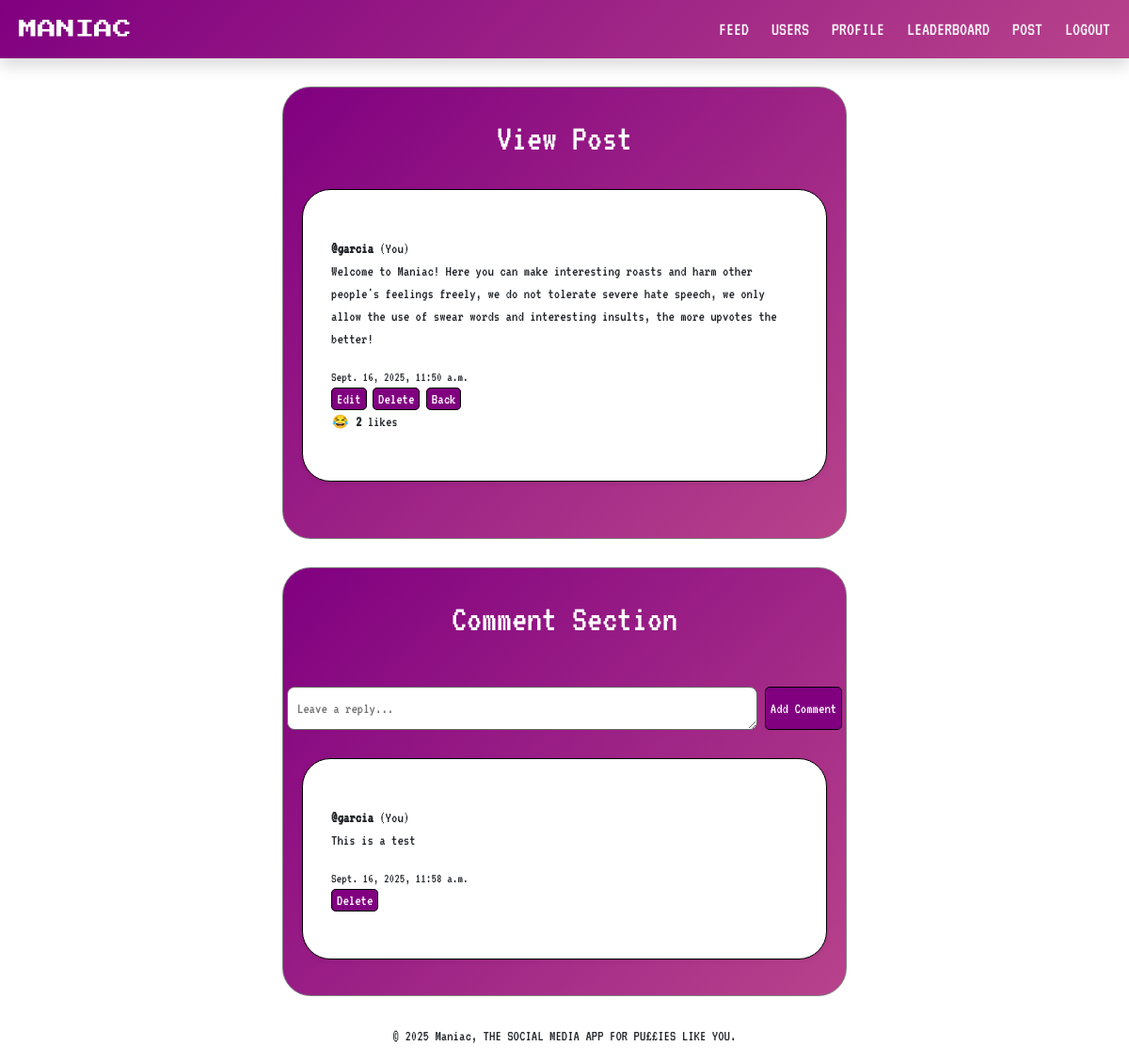
/post/19/view/ (signed in), run on the app's committed database.
### core/models.py (models this page shows, shortened)
class Post(models.Model):
    author = models.ForeignKey(User, on_delete=models.CASCADE)
    content = models.TextField()
    created_at = models.DateTimeField(auto_now_add=True)
    likes = models.ManyToManyField(User, related_name='liked_posts', blank=True)
    def total_likes(self):
        return self.likes.count()

class Comment(models.Model):
    post = models.ForeignKey("Post", on_delete=models.CASCADE, related_name="comments")
    author = models.ForeignKey(User, on_delete=models.CASCADE)
    content = models.TextField()
    created_at = models.DateTimeField(auto_now_add=True)

### core/views.py (the view)
# urls.py: path('post/<int:post_id>/view/', views.view_post, name='view_post'),
@login_required(login_url='login')
def view_post(request, post_id):
    post = get_object_or_404(Post, id=post_id)
    comments = post.comments.all().order_by("-created_at")
    if request.method == 'POST':
        form = CommentForm(request.POST)
        if form.is_valid():
            comment = form.save(commit=False)
            comment.post = post
            comment.author = request.user
            comment.save()
            return redirect('view_post', post_id=post.id)
    else:
        form = CommentForm()
    return render(request, 'core/view_post.html', {
        'post': post,
        'comments': comments,
        'form': form,
    })

### core/forms.py
class CommentForm(forms.ModelForm):
    class Meta:
        model = Comment
        fields = ['content']
        widgets = {
            'content': forms.Textarea(attrs={'rows': 1, 'placeholder': 'Leave a reply...'}),
        }

### core/templates/core/view_post.html (shortened to what this page needs)
{% extends "core/base.html" %}
{% block content %}
  <div class="container-feed-styling">
    <h1 class="font-for-text text-center text-white fs-1" style="font-size: 30px">View Post</h1>
      <div class="container-posts-styling font-for-text shadow-sm">
        <strong>@{{ post.author.username }}</strong>
        {% if post.author == user %}(You){% endif%}
        <p>{{ post.content }}</p>
        <small>{{ post.created_at }}</small>
        <div class="ms-auto">
            {% if post.author == user %}
                <a class="post-button" href="{% url 'edit_post' post.id %}">Edit</a>
                <a class="post-button" href="{% url 'delete_post' post.id %}">Delete</a>
            {% endif %}
            <a class="post-button" href="{% url 'feed' %}">Back</a>
        </div>
        <form method="post" action="{% url 'like_post' post.id %}">
          <div class="d-flex flex-row">
            <div>
              {% if user in post.likes.all %}
                <button type="submit" class="btn btn-sm p-0">😂</button>
              {% else %}
                <button type="submit" class="btn btn-sm p-0">😐</button>
              {% endif %}
              <strong>{{ post.total_likes }}</strong>
              {% if post.total_likes == 1 %} like {% else %} likes {% endif%}
            </div>
          </div>
        </form>
      </div>
  </div>
  <div class="container-feed-styling">
  <h2 class="font-for-text text-center text-white fs-1" style="font-size: 30px">Comment Section</h2>
    <form method="post" class="mb-3 font-for-text flex-column gap-3 mt-lg-5">
        <div class="d-flex justify-content-center flex-row gap-2">
            {{ form.content }}
            <button type="submit" name="comment_submit" class="post-button font-for-text">Add Comment</button>
        </div>
    </form>
    {% for comment in comments %}
        <div class="container-posts-styling font-for-text shadow-sm mb-2">
            <strong>@{{ comment.author.username }}</strong>
            {% if comment.author == user %}(You){% endif %}
            <p>{{ comment.content }}</p>
            <small>{{ comment.created_at }}</small>
            <br>
            {% if comment.author == user %}<a class="post-button" href="{% url 'delete_comment' comment.id %}">Delete</a>{% endif %}
        </div>
    {% empty %}
        <p class="text-white text-center font-for-text">No comments yet. Be the first to roast!</p>
    {% endfor %}
    </div>
{% endblock %}

### core/static/core/style.css (style rules this page uses)
.font-for-text { font-family: 'VT323'; }
.container-feed-styling { padding-block: 30px; margin-block: 30px; margin-inline: 300px; border: 1px solid gray; border-radius: 30px; background: linear-gradient(135deg, purple, rgb(241, 133, 151)); animation: gradientShift 5s ease infinite; background-size: 200% 200%; }
.container-posts-styling { padding-block: 50px; padding-inline: 30px; margin-inline: 20px; margin-block: 30px; border: 1.5px solid black; border-radius: 30px; background-color: white; }
.post-button { text-decoration: none; color: white; background-color: purple; padding: 3px; padding-inline: 5px; border-radius: 5px; border: 1px black solid; animation: gradientShift 5s ease infinite; background-size: 200% 200%; }
textarea[name="content"] { border-radius: 8px; border: 1px solid #666; padding: 10px; width: 500px }

### data on the page
Post: author.username "garcia", content "Welcome to Maniac! Here you can make interesting roasts and harm other people's feelings freely, we do not tolerate severe hate speech, we only allow the use of swear words and interesting insults, the more upvotes the better!", created_at "Sept. 16, 2025, 11:50 a.m.", total_likes "2"
Comment: author.username "garcia", shows "(You)", content "This is a test", created_at "Sept. 16, 2025, 11:58 a.m.", shows "Delete"
